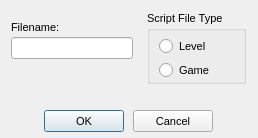
<?xml version="1.0"?>
<ui version="4.0">
  <class>Form</class>
  <widget class="QDialog" name="IDD_CREATESCRIPT">
    <property name="geometry">
      <rect>
        <x>0</x>
        <y>0</y>
        <width>258</width>
        <height>138</height>
      </rect>
    </property>
    <property name="windowTitle">
      <string>Create New Script File</string>
    </property>
    <property name="font">
      <font>
        <family>Liberation Sans</family>
        <pointsize>8</pointsize>
        <bold>false</bold>
        <italic>false</italic>
      </font>
    </property>
    <property name="enabled">
      <bool>true</bool>
    </property>
    <property name="windowFlags">
      <set>Qt::Dialog|Qt::WindowCloseButtonHint</set>
    </property>
    <property name="minimumSize">
      <size>
        <width>258</width>
        <height>138</height>
      </size>
    </property>
    <property name="maximumSize">
      <size>
        <width>258</width>
        <height>138</height>
      </size>
    </property>
    <widget class="QGroupBox" name="IDC_STATIC">
      <property name="geometry">
        <rect>
          <x>147</x>
          <y>11</y>
          <width>99</width>
          <height>73</height>
        </rect>
      </property>
      <property name="title">
        <string>Script File Type</string>
      </property>
      <property name="visible">
        <bool>true</bool>
      </property>
      <property name="enabled">
        <bool>true</bool>
      </property>
      <property name="flat">
        <bool>false</bool>
      </property>
      <widget class="QRadioButton" name="IDC_LEVEL">
        <property name="geometry">
          <rect>
            <x>12</x>
            <y>26</y>
            <width>89</width>
            <height>19</height>
          </rect>
        </property>
        <property name="text">
          <string>Level</string>
        </property>
        <property name="visible">
          <bool>true</bool>
        </property>
        <property name="enabled">
          <bool>true</bool>
        </property>
      </widget>
      <widget class="QRadioButton" name="IDC_GAME">
        <property name="geometry">
          <rect>
            <x>12</x>
            <y>50</y>
            <width>89</width>
            <height>19</height>
          </rect>
        </property>
        <property name="text">
          <string>Game</string>
        </property>
        <property name="visible">
          <bool>true</bool>
        </property>
        <property name="enabled">
          <bool>true</bool>
        </property>
      </widget>
    </widget>
    <widget class="QLabel" name="IDC_STATIC_2">
      <property name="geometry">
        <rect>
          <x>11</x>
          <y>21</y>
          <width>67</width>
          <height>13</height>
        </rect>
      </property>
      <property name="text">
        <string>Filename:</string>
      </property>
      <property name="visible">
        <bool>true</bool>
      </property>
      <property name="enabled">
        <bool>true</bool>
      </property>
      <property name="alignment">
        <set>Qt::AlignLeft</set>
      </property>
    </widget>
    <widget class="QLineEdit" name="IDC_FILENAME">
      <property name="geometry">
        <rect>
          <x>11</x>
          <y>37</y>
          <width>122</width>
          <height>22</height>
        </rect>
      </property>
      <property name="visible">
        <bool>true</bool>
      </property>
      <property name="enabled">
        <bool>true</bool>
      </property>
    </widget>
    <widget class="QPushButton" name="IDOK">
      <property name="geometry">
        <rect>
          <x>44</x>
          <y>110</y>
          <width>80</width>
          <height>22</height>
        </rect>
      </property>
      <property name="text">
        <string>OK</string>
      </property>
      <property name="visible">
        <bool>true</bool>
      </property>
      <property name="enabled">
        <bool>true</bool>
      </property>
      <property name="default">
        <bool>true</bool>
      </property>
      <property name="autoDefault">
        <bool>true</bool>
      </property>
    </widget>
    <widget class="QPushButton" name="IDCANCEL">
      <property name="geometry">
        <rect>
          <x>133</x>
          <y>110</y>
          <width>80</width>
          <height>22</height>
        </rect>
      </property>
      <property name="text">
        <string>Cancel</string>
      </property>
      <property name="visible">
        <bool>true</bool>
      </property>
      <property name="enabled">
        <bool>true</bool>
      </property>
      <property name="default">
        <bool>false</bool>
      </property>
      <property name="autoDefault">
        <bool>false</bool>
      </property>
    </widget>
    <action name="IDD_ORPHANHUNTER">
      <property name="text">
        <string>Orphan Hunter</string>
      </property>
    </action>
    <action name="IDD_REORDER_PAGES">
      <property name="text">
        <string>Reorder Net Pages</string>
      </property>
    </action>
    <action name="IDD_SHOW_ALL_CHECKED_OUT">
      <property name="text">
        <string>Show All Pages Checked Out</string>
      </property>
    </action>
    <action name="IDM_IMPORT_BITMAP">
      <property name="text">
        <string>Bitmap/Animation Converter...</string>
      </property>
    </action>
    <action name="ID_APP_ABOUT">
      <property name="text">
        <string>&amp;About editor...</string>
      </property>
    </action>
    <action name="ID_APP_EXIT">
      <property name="text">
        <string>E&amp;xit</string>
      </property>
      <property name="shortcut">
        <string>Alt+X</string>
      </property>
    </action>
    <action name="ID_BRIEFING_EDITOR">
      <property name="text">
        <string>Briefing Editor...</string>
      </property>
    </action>
    <action name="ID_BUTTON_LIGHTING">
      <property name="text">
        <string>ID_BUTTON_LIGHTING</string>
      </property>
    </action>
    <action name="ID_BUTTON_OUTLINE">
      <property name="text">
        <string>ID_BUTTON_OUTLINE</string>
      </property>
    </action>
    <action name="ID_BUTTON_WINDOWSELECTION">
      <property name="text">
        <string>ID_BUTTON_WINDOWSELECTION</string>
      </property>
    </action>
    <action name="ID_D3HELP">
      <property name="text">
        <string>Help on D3 Editor</string>
      </property>
    </action>
    <action name="ID_EDITORS_AIPROPERTIES">
      <property name="text">
        <string>AI Properties...</string>
      </property>
    </action>
    <action name="ID_EDITORS_AMBIENTSOUNDS">
      <property name="text">
        <string>Ambient Sounds...</string>
      </property>
    </action>
    <action name="ID_EDITORS_DALLAS">
      <property name="text">
        <string>Dallas Graphical Script Editor...</string>
      </property>
    </action>
    <action name="ID_EDITORS_FILES">
      <property name="text">
        <string>Files...</string>
      </property>
    </action>
    <action name="ID_EDITORS_MEGACELLS">
      <property name="text">
        <string>Megacells...</string>
      </property>
    </action>
    <action name="ID_EDIT_ADDSELECT">
      <property name="text">
        <string>Add Current Room to Selected List</string>
      </property>
    </action>
    <action name="ID_EDIT_ATTACH">
      <property name="text">
        <string>&amp;Attach</string>
      </property>
    </action>
    <action name="ID_EDIT_CLEARSELECTED">
      <property name="text">
        <string>Clear Selected List</string>
      </property>
    </action>
    <action name="ID_EDIT_COPY">
      <property name="text">
        <string>&amp;Copy</string>
      </property>
      <property name="shortcut">
        <string>Ctrl+Ins</string>
      </property>
    </action>
    <action name="ID_EDIT_CUT">
      <property name="text">
        <string>Cu&amp;t</string>
      </property>
      <property name="shortcut">
        <string>Shift+Del</string>
      </property>
    </action>
    <action name="ID_EDIT_DELETE">
      <property name="text">
        <string>&amp;Delete</string>
      </property>
    </action>
    <action name="ID_EDIT_LOADSCRAP">
      <property name="text">
        <string>Load Scrap from Disk</string>
      </property>
    </action>
    <action name="ID_EDIT_PASTE">
      <property name="text">
        <string>&amp;Paste</string>
      </property>
      <property name="shortcut">
        <string>Shift+Ins</string>
      </property>
    </action>
    <action name="ID_EDIT_PLACE">
      <property name="text">
        <string>&amp;Place in Mine</string>
      </property>
    </action>
    <action name="ID_EDIT_PLACE_TERRAIN">
      <property name="text">
        <string>&amp;Place on Terrain</string>
      </property>
    </action>
    <action name="ID_EDIT_REMOVESELECT">
      <property name="text">
        <string>Remove Current Room from Selected List</string>
      </property>
    </action>
    <action name="ID_EDIT_SAVESCRAP">
      <property name="text">
        <string>Save Scrap to Disk</string>
      </property>
    </action>
    <action name="ID_EDIT_SELECTATTACHED">
      <property name="text">
        <string>Select All Rooms Attached to Current Room</string>
      </property>
    </action>
    <action name="ID_EDIT_UNDO">
      <property name="text">
        <string>&amp;Undo</string>
      </property>
      <property name="shortcut">
        <string>Alt+Backspace</string>
      </property>
    </action>
    <action name="ID_FILE_AUTOSAVE">
      <property name="text">
        <string>Autosave</string>
      </property>
      <property name="checkable">
        <bool>true</bool>
      </property>
    </action>
    <action name="ID_FILE_CHECKMINE">
      <property name="text">
        <string>&amp;Check Mine</string>
      </property>
    </action>
    <action name="ID_FILE_FIXCRACKS">
      <property name="text">
        <string>Fix Level Cracks</string>
      </property>
    </action>
    <action name="ID_FILE_FIXDEGENERATEFACES">
      <property name="text">
        <string>Fix/Remove Degenerate Faces</string>
      </property>
    </action>
    <action name="ID_FILE_IMPORT_ROOM">
      <property name="text">
        <string>Import 3DSMax Room</string>
      </property>
    </action>
    <action name="ID_FILE_INFORMATION">
      <property name="text">
        <string>&amp;Information</string>
      </property>
      <property name="shortcut">
        <string>Alt+I</string>
      </property>
    </action>
    <action name="ID_FILE_LEAVE_EDITOR">
      <property name="text">
        <string>Go to main menu...</string>
      </property>
    </action>
    <action name="ID_FILE_LEVELPROPS">
      <property name="text">
        <string>Set Selected Room(s) Properties</string>
      </property>
    </action>
    <action name="ID_FILE_LEVEL_INFO">
      <property name="text">
        <string>Edit Level Info...</string>
      </property>
    </action>
    <action name="ID_FILE_MRU_FILE1">
      <property name="text">
        <string>Recent File</string>
      </property>
      <property name="enabled">
        <bool>false</bool>
      </property>
    </action>
    <action name="ID_FILE_NEW">
      <property name="text">
        <string>&amp;New</string>
      </property>
      <property name="shortcut">
        <string>Ctrl+N</string>
      </property>
    </action>
    <action name="ID_FILE_OPEN">
      <property name="text">
        <string>&amp;Open...</string>
      </property>
      <property name="shortcut">
        <string>Ctrl+O</string>
      </property>
    </action>
    <action name="ID_FILE_PLAY640X480">
      <property name="text">
        <string>&amp;Play in 640 x 480</string>
      </property>
      <property name="shortcut">
        <string>Alt+P</string>
      </property>
    </action>
    <action name="ID_FILE_PREFERENCES">
      <property name="text">
        <string>Preferences</string>
      </property>
    </action>
    <action name="ID_FILE_PRINT">
      <property name="text">
        <string>&amp;Print...</string>
      </property>
      <property name="shortcut">
        <string>Ctrl+P</string>
      </property>
    </action>
    <action name="ID_FILE_PRINT_PREVIEW">
      <property name="text">
        <string>Print Pre&amp;view</string>
      </property>
    </action>
    <action name="ID_FILE_PRINT_SETUP">
      <property name="text">
        <string>P&amp;rint Setup...</string>
      </property>
    </action>
    <action name="ID_FILE_REMOVEDUPLICATEFACESFROMCURRENTROOM">
      <property name="text">
        <string>Remove Duplicate Faces from Current Room</string>
      </property>
    </action>
    <action name="ID_FILE_REMOVEEXTRAPOINTS">
      <property name="text">
        <string>Remove Extra Points</string>
      </property>
    </action>
    <action name="ID_FILE_RESTOREGAMESTATE">
      <property name="text">
        <string>Restore Gamestate</string>
      </property>
    </action>
    <action name="ID_FILE_SAVE">
      <property name="text">
        <string>&amp;Save</string>
      </property>
      <property name="shortcut">
        <string>Ctrl+S</string>
      </property>
    </action>
    <action name="ID_FILE_SAVEGOALTEXT">
      <property name="text">
        <string>Save Goal Text to File</string>
      </property>
    </action>
    <action name="ID_FILE_SAVE_AS">
      <property name="text">
        <string>Save &amp;As...</string>
      </property>
    </action>
    <action name="ID_FILE_SAVE_COPY_AS">
      <property name="text">
        <string>Save Copy &amp;As...</string>
      </property>
    </action>
    <action name="ID_FILE_STATS">
      <property name="text">
        <string>Show Level Stats</string>
      </property>
    </action>
    <action name="ID_FILE_UPDATE">
      <property name="text">
        <string>&amp;Update</string>
      </property>
      <property name="shortcut">
        <string>Ctrl+S</string>
      </property>
    </action>
    <action name="ID_FILE_VERIFY_LEVEL">
      <property name="text">
        <string>Verify Level</string>
      </property>
    </action>
    <action name="ID_HOTSPOT_TGA">
      <property name="text">
        <string>HotSpot TGA Extractor...</string>
      </property>
    </action>
    <action name="ID_MINE_VIEW">
      <property name="text">
        <string>Mine View</string>
      </property>
      <property name="shortcut">
        <string>F2</string>
      </property>
    </action>
    <action name="ID_OBJBUTTON">
      <property name="text">
        <string>ID_OBJBUTTON</string>
      </property>
    </action>
    <action name="ID_OBJECT_DELETEOBJECT">
      <property name="text">
        <string>Delete Object</string>
      </property>
      <property name="shortcut">
        <string>Del</string>
      </property>
    </action>
    <action name="ID_OBJECT_MOVEPLAYER">
      <property name="text">
        <string>Move Player 0 to Viewer</string>
      </property>
    </action>
    <action name="ID_OBJECT_PLACECAMERAATCURRENTFACE">
      <property name="text">
        <string>Create New Camera at Current Face</string>
      </property>
    </action>
    <action name="ID_OBJECT_PLACECAMERAATVIEWER">
      <property name="text">
        <string>Create New Camera at Viewer</string>
      </property>
    </action>
    <action name="ID_OBJECT_PLACEOBJECT">
      <property name="text">
        <string>Place Object</string>
      </property>
      <property name="shortcut">
        <string>Ins</string>
      </property>
    </action>
    <action name="ID_OBJECT_PLACESOUNDSOURCEATVIEWER">
      <property name="text">
        <string>Create SoundSource at Viewer</string>
      </property>
    </action>
    <action name="ID_OBJECT_PLACEWAYPOINTATVIEWER">
      <property name="text">
        <string>Place Waypoint at Viewer</string>
      </property>
    </action>
    <action name="ID_OBJECT_SELECTBYNUMBER">
      <property name="text">
        <string>Select Object By Number</string>
      </property>
    </action>
    <action name="ID_OBJECT_SETCAMERAFROMVIEWER">
      <property name="text">
        <string>Move Camera to Viewer</string>
      </property>
    </action>
    <action name="ID_OBJECT_SETVIEWERFROMCAMERA">
      <property name="text">
        <string>Move Viewer to Camera</string>
      </property>
    </action>
    <action name="ID_OSIRISCOMPILE">
      <property name="text">
        <string>ID_OSIRISCOMPILE</string>
      </property>
    </action>
    <action name="ID_REINIT_OPENGL">
      <property name="text">
        <string>ID_REINIT_OPENGL</string>
      </property>
    </action>
    <action name="ID_ROOM_ADD">
      <property name="text">
        <string>&amp;Add Room at Current Face</string>
      </property>
      <property name="shortcut">
        <string>Shift+A</string>
      </property>
    </action>
    <action name="ID_ROOM_ADDVERTTONEWFACE">
      <property name="text">
        <string>Add Vert to New Face</string>
      </property>
      <property name="shortcut">
        <string>Shift+V</string>
      </property>
    </action>
    <action name="ID_ROOM_ATTACHROOM">
      <property name="text">
        <string>Attach Room</string>
      </property>
    </action>
    <action name="ID_ROOM_BUILDBRIDGE">
      <property name="text">
        <string>&amp;Build Bridge</string>
      </property>
    </action>
    <action name="ID_ROOM_BUILDSMOOTHBRIDGE">
      <property name="text">
        <string>Build Smooth Bridge</string>
      </property>
      <property name="shortcut">
        <string>Ctrl+B</string>
      </property>
    </action>
    <action name="ID_ROOM_CLEARCENTERPOINT">
      <property name="text">
        <string>Clear Center Point</string>
      </property>
    </action>
    <action name="ID_ROOM_COMBINE">
      <property name="text">
        <string>Combine Rooms</string>
      </property>
    </action>
    <action name="ID_ROOM_DELETE">
      <property name="text">
        <string>Delete Current Room</string>
      </property>
    </action>
    <action name="ID_ROOM_DELETECONNECTEDFACES">
      <property name="text">
        <string>Delete Connected Faces</string>
      </property>
    </action>
    <action name="ID_ROOM_DELETEFACE">
      <property name="text">
        <string>Delete Current Face</string>
      </property>
    </action>
    <action name="ID_ROOM_DELETEPORTAL">
      <property name="text">
        <string>Delete Current Portal</string>
      </property>
    </action>
    <action name="ID_ROOM_DELETEVERT">
      <property name="text">
        <string>Delete Current Vert From Face</string>
      </property>
    </action>
    <action name="ID_ROOM_DROPROOM">
      <property name="text">
        <string>Drop Room</string>
      </property>
    </action>
    <action name="ID_ROOM_FACE_ADDVERTTOEDGE">
      <property name="text">
        <string>Add Vert To Edge</string>
      </property>
    </action>
    <action name="ID_ROOM_FACE_DELETEVERTONEDGE">
      <property name="text">
        <string>Delete Vert on Edge</string>
      </property>
    </action>
    <action name="ID_ROOM_FACE_MOVEVERTONEDGE">
      <property name="text">
        <string>Move Vert on Edge</string>
      </property>
    </action>
    <action name="ID_ROOM_FACE_SPLITFACE">
      <property name="text">
        <string>Split Face</string>
      </property>
    </action>
    <action name="ID_ROOM_FINISHNEWFACE">
      <property name="text">
        <string>Add Last Point to New Face (Finish Face)</string>
      </property>
    </action>
    <action name="ID_ROOM_GRABTEXTURE">
      <property name="text">
        <string>Grab Texture</string>
      </property>
      <property name="shortcut">
        <string>G</string>
      </property>
    </action>
    <action name="ID_ROOM_JOINROOMS">
      <property name="text">
        <string>Join Rooms</string>
      </property>
    </action>
    <action name="ID_ROOM_JOINROOMSEXACT">
      <property name="text">
        <string>Join Rooms Exact</string>
      </property>
    </action>
    <action name="ID_ROOM_JOIN_ADJACENT_FACES">
      <property name="text">
        <string>Join Adjacent Faces</string>
      </property>
    </action>
    <action name="ID_ROOM_LINKTONEWEXTERNAL">
      <property name="text">
        <string>Link Room to New External Room</string>
      </property>
    </action>
    <action name="ID_ROOM_MARK">
      <property name="text">
        <string>&amp;Mark Room/Face</string>
      </property>
      <property name="shortcut">
        <string>Ctrl+M</string>
      </property>
    </action>
    <action name="ID_ROOM_MERGEOBJECTINTOROOM">
      <property name="text">
        <string>Merge Object into Room</string>
      </property>
    </action>
    <action name="ID_ROOM_NEXTFACE">
      <property name="text">
        <string>Next Face</string>
      </property>
      <property name="shortcut">
        <string>F</string>
      </property>
    </action>
    <action name="ID_ROOM_PLACEROOM">
      <property name="text">
        <string>Place Room at Current Room</string>
      </property>
    </action>
    <action name="ID_ROOM_PLACETERRAINROOM">
      <property name="text">
        <string>Place Room at Current Terrain Cell</string>
      </property>
    </action>
    <action name="ID_ROOM_PREVIOUSFACE">
      <property name="text">
        <string>Previous Face</string>
      </property>
      <property name="shortcut">
        <string>Shift+F</string>
      </property>
    </action>
    <action name="ID_ROOM_PROPAGATETOADJACENTCOPLANARFACES">
      <property name="text">
        <string>Propagate to Adjacent Coplanar Faces</string>
      </property>
      <property name="shortcut">
        <string>Ctrl+F</string>
      </property>
    </action>
    <action name="ID_ROOM_PROPAGATETOALL">
      <property name="text">
        <string>Propagate to All Faces in Room</string>
      </property>
      <property name="shortcut">
        <string>Shift+R</string>
      </property>
    </action>
    <action name="ID_ROOM_RENAMEROOM">
      <property name="text">
        <string>Rename Room</string>
      </property>
      <property name="shortcut">
        <string>Ctrl+R</string>
      </property>
    </action>
    <action name="ID_ROOM_ROTATEPLACEDROOM45DEGREES">
      <property name="text">
        <string>Rotate Placed Room 45 Degrees</string>
      </property>
    </action>
    <action name="ID_ROOM_SAVECURRENTROOM">
      <property name="text">
        <string>Save Current Room</string>
      </property>
    </action>
    <action name="ID_ROOM_SELECTBYNUMBER">
      <property name="text">
        <string>Select Room by Number</string>
      </property>
    </action>
    <action name="ID_ROOM_SELECTFACEBYNUMBER">
      <property name="text">
        <string>Select Face by Number</string>
      </property>
    </action>
    <action name="ID_ROOM_SETCENTERFROMVIEWER">
      <property name="text">
        <string>Set Room Center from Viewer</string>
      </property>
    </action>
    <action name="ID_ROOM_SNAPPLACEDROOM">
      <property name="text">
        <string>Snap Placed Room</string>
      </property>
    </action>
    <action name="ID_ROOM_SNAPPOINTTOEDGE">
      <property name="text">
        <string>Snap Point to Edge</string>
      </property>
    </action>
    <action name="ID_ROOM_SNAPPOINTTOFACE">
      <property name="text">
        <string>Snap Point to Face</string>
      </property>
    </action>
    <action name="ID_ROOM_SNAPPOINTTOPOINT">
      <property name="text">
        <string>Snap Point to Point</string>
      </property>
    </action>
    <action name="ID_ROOM_SPLITFACE">
      <property name="text">
        <string>Triangulate face</string>
      </property>
    </action>
    <action name="ID_ROOM_STARTNEWFACE">
      <property name="text">
        <string>Add First Point to New Face (Start Face)</string>
      </property>
    </action>
    <action name="ID_ROOM_SWAPMAKEDANDCURRENTROOMFACE">
      <property name="text">
        <string>Swap Marked and Current Room/Face</string>
      </property>
    </action>
    <action name="ID_ROOM_UNDOSNAP">
      <property name="text">
        <string>Undo Snap</string>
      </property>
    </action>
    <action name="ID_ROOM_UNPLACEROOM">
      <property name="text">
        <string>Un-place Room/Group/Door</string>
      </property>
    </action>
    <action name="ID_ROOM_VIEW">
      <property name="text">
        <string>Room View</string>
      </property>
      <property name="shortcut">
        <string>F4</string>
      </property>
    </action>
    <action name="ID_SCRIPT_LEVEL_INTERFACE">
      <property name="text">
        <string>Levels and Scripts...</string>
      </property>
    </action>
    <action name="ID_SUBEDITORS_FONT">
      <property name="text">
        <string>Font Editor...</string>
      </property>
    </action>
    <action name="ID_SUBEDITORS_HOGMAKER">
      <property name="text">
        <string>Hog Maker...</string>
      </property>
    </action>
    <action name="ID_SUBEDITORS_TABLEFILEEDIT">
      <property name="text">
        <string>Table File Text Editor...</string>
      </property>
    </action>
    <action name="ID_SUBEDITORS_TABLEFILEFILTER">
      <property name="text">
        <string>Table File Filter...</string>
      </property>
    </action>
    <action name="ID_TABLEEDIT_FILE_EXIT">
      <property name="text">
        <string>&amp;Exit</string>
      </property>
    </action>
    <action name="ID_TABLEEDIT_FILE_LOAD">
      <property name="text">
        <string>&amp;Load...</string>
      </property>
    </action>
    <action name="ID_TABLEEDIT_FILE_SAVE">
      <property name="text">
        <string>&amp;Save</string>
      </property>
    </action>
    <action name="ID_TABLEEDIT_FILE_SAVE_AS">
      <property name="text">
        <string>S&amp;ave as...</string>
      </property>
    </action>
    <action name="ID_TABLEFILTER_FILE_EXIT">
      <property name="text">
        <string>Exit</string>
      </property>
    </action>
    <action name="ID_TABLEFILTER_FILE_LOAD">
      <property name="text">
        <string>Load...</string>
      </property>
    </action>
    <action name="ID_TABLEFILTER_FILE_NEW">
      <property name="text">
        <string>New</string>
      </property>
    </action>
    <action name="ID_TABLEFILTER_FILE_SAVE">
      <property name="text">
        <string>Save</string>
      </property>
    </action>
    <action name="ID_TABLEFILTER_FILE_SAVEAS">
      <property name="text">
        <string>Save as...</string>
      </property>
    </action>
    <action name="ID_TERRAIN_VIEW">
      <property name="text">
        <string>Terrain View</string>
      </property>
      <property name="shortcut">
        <string>F3</string>
      </property>
    </action>
    <action name="ID_TEST_TEST1">
      <property name="text">
        <string>Test function 1</string>
      </property>
    </action>
    <action name="ID_TEST_TEST2">
      <property name="text">
        <string>Test function 2</string>
      </property>
    </action>
    <action name="ID_TEST_TEST3">
      <property name="text">
        <string>Test function 3</string>
      </property>
    </action>
    <action name="ID_TOOLS_WORLD_OBJECTS_BUILDINGS">
      <property name="text">
        <string>Buildings...</string>
      </property>
    </action>
    <action name="ID_TOOLS_WORLD_OBJECTS_CLUTTER">
      <property name="text">
        <string>Clutter...</string>
      </property>
    </action>
    <action name="ID_TOOLS_WORLD_OBJECTS_DOOR">
      <property name="text">
        <string>Doors...</string>
      </property>
    </action>
    <action name="ID_TOOLS_WORLD_OBJECTS_LIGHTS">
      <property name="text">
        <string>Lights...</string>
      </property>
    </action>
    <action name="ID_TOOLS_WORLD_OBJECTS_PLAYER">
      <property name="text">
        <string>Player Ships...</string>
      </property>
    </action>
    <action name="ID_TOOLS_WORLD_OBJECTS_POWERUPS">
      <property name="text">
        <string>Powerups...</string>
      </property>
    </action>
    <action name="ID_TOOLS_WORLD_OBJECTS_ROBOTS">
      <property name="text">
        <string>Robots...</string>
      </property>
    </action>
    <action name="ID_TOOLS_WORLD_OBJECTS_SOUND">
      <property name="text">
        <string>Sounds...</string>
      </property>
    </action>
    <action name="ID_TOOLS_WORLD_TEXTURES">
      <property name="text">
        <string>Textures...</string>
      </property>
    </action>
    <action name="ID_TOOLS_WORLD_WEAPONS">
      <property name="text">
        <string>Weapons...</string>
      </property>
    </action>
    <action name="ID_VIEW_CENTERONCUBE">
      <property name="text">
        <string>Center on Current &amp;Room</string>
      </property>
      <property name="shortcut">
        <string>Home</string>
      </property>
    </action>
    <action name="ID_VIEW_CENTERONMINE">
      <property name="text">
        <string>Center on &amp;Mine Origin</string>
      </property>
    </action>
    <action name="ID_VIEW_CENTERONOBJECT">
      <property name="text">
        <string>Center on Current &amp;Object</string>
      </property>
    </action>
    <action name="ID_VIEW_DELETEVIEWER">
      <property name="text">
        <string>Delete Viewer</string>
      </property>
    </action>
    <action name="ID_VIEW_FLIP">
      <property name="text">
        <string>Flip Viewer</string>
      </property>
      <property name="shortcut">
        <string>/</string>
      </property>
    </action>
    <action name="ID_VIEW_KEYPAD_TOGGLE">
      <property name="text">
        <string>Keypad</string>
      </property>
      <property name="shortcut">
        <string>F10</string>
      </property>
    </action>
    <action name="ID_VIEW_MOVECAMERATOCURRENTOBJECT">
      <property name="text">
        <string>Move camera to Current Object</string>
      </property>
    </action>
    <action name="ID_VIEW_MOVECAMERATOSELECTEDFACE">
      <property name="text">
        <string>Move camera to &amp;Current Face</string>
      </property>
      <property name="shortcut">
        <string>Shift+C</string>
      </property>
    </action>
    <action name="ID_VIEW_MOVECAMERATOSELECTEDROOM">
      <property name="text">
        <string>Move camera to &amp;Current Room</string>
      </property>
      <property name="shortcut">
        <string>C</string>
      </property>
    </action>
    <action name="ID_VIEW_NEWVIEWER">
      <property name="text">
        <string>New Viewer</string>
      </property>
    </action>
    <action name="ID_VIEW_NEXTVIEWER">
      <property name="text">
        <string>Next Viewer</string>
      </property>
    </action>
    <action name="ID_VIEW_RESETVIEWRADIUS">
      <property name="text">
        <string>Reset View Radius</string>
      </property>
    </action>
    <action name="ID_VIEW_SHOWOBJECTSINWIREFRAMEVIEW">
      <property name="text">
        <string>Show objects in Wireframe view</string>
      </property>
    </action>
    <action name="ID_VIEW_SHOWVIEWERFORWARDVECTOR">
      <property name="text">
        <string>Show Viewer Forward Vector</string>
      </property>
    </action>
    <action name="ID_VIEW_STATUS_BAR">
      <property name="text">
        <string>&amp;Status Bar</string>
      </property>
    </action>
    <action name="ID_VIEW_TEXTUREMINE">
      <property name="text">
        <string>Te&amp;xtured view</string>
      </property>
    </action>
    <action name="ID_VIEW_TOOLBAR">
      <property name="text">
        <string>&amp;Toolbar</string>
      </property>
    </action>
    <action name="ID_VIEW_VIEWPROP">
      <property name="text">
        <string>Display Viewer Properties</string>
      </property>
    </action>
    <action name="ID_VIEW_WIREFRAMEMINE">
      <property name="text">
        <string>&amp;Wireframe view</string>
      </property>
    </action>
    <action name="ID_WINDOW_CASCADE">
      <property name="text">
        <string>&amp;Cascade</string>
      </property>
    </action>
    <action name="ID_WINDOW_TILE">
      <property name="text">
        <string>&amp;Tile</string>
      </property>
    </action>
    <action name="ID_ZBUTTON">
      <property name="text">
        <string>ID_ZBUTTON</string>
      </property>
    </action>
  </widget>
</ui>
